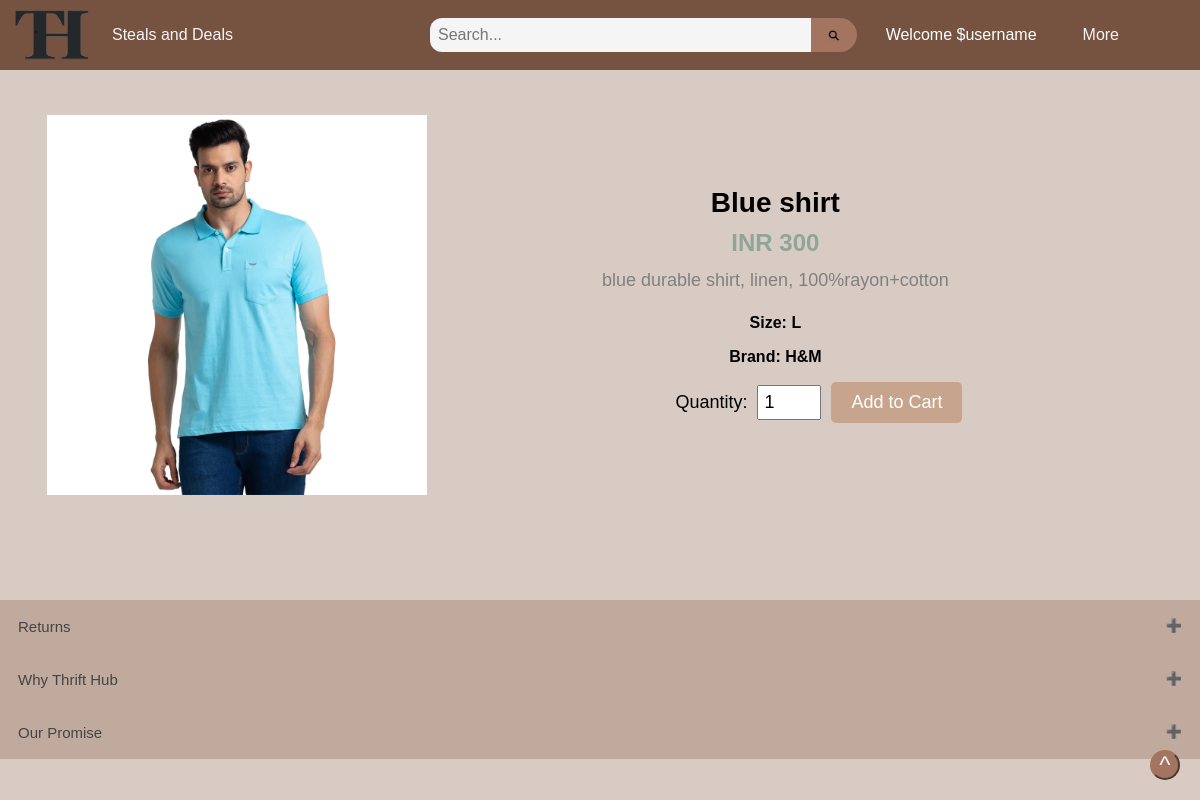
Page /product.php?product_id=27 on the committed database.
### tables this page shows
CREATE TABLE `product` (
  `product_id` int(15) NOT NULL,
  `product_name` varchar(64) NOT NULL,
  `category_id` int(15) NOT NULL,
  `description` text NOT NULL,
  `price` int(20) NOT NULL,
  `image_url` varchar(500) NOT NULL,
  `seller` varchar(50) NOT NULL,
  `brand` varchar(50) NOT NULL,
  `size` varchar(20) NOT NULL
);

### product.php (the view, shortened to what this page needs)
<?php
  $servername = "localhost";
  $username = "root";
  $password = "";
  $dbname = "thrift_hub";
  $conn = mysqli_connect($servername, $username, $password, $dbname);
  $product_id = $_GET['product_id'];
  $sql = "SELECT * FROM product WHERE product_id = $product_id";
  $result = mysqli_query($conn, $sql);
?>
<!DOCTYPE html>
<html>
  <head>
    <link rel="stylesheet" type="text/css" href="img\style.css">
    <link rel="stylesheet" type="text/css" href="img\nav.css">
  </head>
  <body bgcolor= "#d8cbc4">
  <nav>
        <div id="logo">
          <a href="homepage.php">
              <img src="img\logo.png" alt="Thrift Shopping logo" width="20%" height="20%">
          </a>
          <span id="tagline">Steals and Deals</span>
        </div>
        <form class="search-form" action="search.php" method="GET">
          <input type="text" name="query" placeholder="Search...">
          <button type="submit" ><img src="img\search-icon.png" alt="Search Icon" id="nav-search-button-img"></button>
        </form>
        <p style = "padding-right:30px; color:white;">Welcome $username</p>
        <div class="dropdown">
              <button class="dropbtn">More
              </button>
            </div>
    </nav>
  <?php
if (mysqli_num_rows($result) == 0) {
    echo "Product not found.";
  } else {
    $row = mysqli_fetch_assoc($result);
    $p_name = $row["product_name"];
    $price = $row["price"];
    $image = $row["image_url"];
    $description = $row["description"];
    $size = $row["size"];
    $brand = $row["brand"];
  }
  ?>
<div class="product-container">
  <div class="product-image">
    <img src="<?php echo $image ?>" alt="<?php echo $p_name ?>">
  </div>
  <div class="product-info">
    <h2><?php echo $p_name ?></h2>
    <p class="product-price">INR <?php echo $price ?></p>
    <p class="product-description"><?php echo $description?></p>
    <p class="product-size">Size: <?php echo $size?></p>
    <p class="product-brand">Brand: <?php echo $brand?></p>
    <form action="" method="post">
      <label for="quantity">Quantity:</label>
      <input type="number" id="quantity" name="quantity" min="1" max="10" value="1">
      <button type="submit" class="btn-add-to-cart">Add to Cart</button>
    </form>
  </div>
</div>
    <br>
    <br>
    <br>
    <button type="button" class="collapsible">Returns</button>
<button type="button" class="collapsible">Why Thrift Hub</button>
<button type="button" class="collapsible">Our Promise</button>
    <footer>
      <button class="top" onclick="topFunction()" id="back-to-top">^</button>
    </footer>
    <br>
  </body>
</html>

### img/style.css (style rules this page uses)
body { margin: 0; font-family: Arial, sans-serif; overflow-y: auto; }
footer { position: fixed; bottom: 20px; right: 20px; z-index: 13; }
.top { width: 30px; height: 30px; border-radius: 15px; font-size: 24px; font-family: "Arial"; color: whitesmoke; background-color: #a3745f; border-color: #a3745f; cursor: pointer; z-index: 40; display: flex; justify-content: center; align-items: center; }
.product-info { position: relative; text-align:center; margin-left: 75%; z-index: 30; }
@media screen and (prefers-reduced-motion: no-preference) { html { scroll-behavior: smooth; } }

### img/nav.css (style rules this page uses)
#logo { flex: 1; position: absolute; z-index: 10; top: 1%; left: 1%; }
#tagline { color: whitesmoke; flex: 1; position: absolute; z-index: 11; top: 30%; left: 25%; }
.search-form { padding-left:425px; flex: 3; display: flex; justify-content: flex-star; align-items: center; }
.search-form input[type="text"] { width: 375px; padding: 8px; border-radius: 12px 0 0 12px; border: none; outline: none; font-size: 16px; background-color: whitesmoke; color: #333; }
.search-form button[type="submit"] { height: 20px; padding: 17px; margin-left: -10px; border-radius: 12px 0 0 12px; border: none; outline: none; background-color: #a3745f; color: #fff; cursor: pointer; border-radius: 0 20px 20px 0; }
#nav-search-button-img { width: 12px; height: 12px; position: relative; bottom: 5px; left: 5; margin: 0%; }
nav { height: 50px; display:flex; justify-content: space-between; align-items: center; padding: 10px 5px; background-color: #765341; }
.dropdown { align-items: right; margin-right: 60px; float: left; overflow: hidden; }
.dropdown .dropbtn { border-radius: 10px; font-size: 16px; border: none; outline: none; color: whitesmoke; padding: 14px 16px; background-color: inherit; font-family: inherit; margin: 0; }

### product.php (style rules this page uses)
.product-container { display: flex; align-items: center; justify-content: space-between; margin-bottom: 30px; width: 30%; margin-top:2%; background-color: #d8cbc4; border: 1px solid #d8cbc4; border-radius: 5px; padding: 20px; box-sizing: border-box; }
.product-image { margin-left:5%; width: 400px; min-width: 400px; }
.product-image img { max-width: 400px; height: 380px; display: block; margin: 0 auto; }
.product-info { width: 60%; min-width: 200px; max-width:600px; margin-left: 30px; }
.product-info h2 { font-size: 28px; margin: 0 0 10px; }
.product-price { color: #8fa598; font-size: 24px; font-weight: bold; margin: 0 0 10px; }
.product-description { width: 200%; max-width:900px; color: #808080; font-size: 18px; margin: 0 -100px 20px; text-align: center; line-height: 1.5; }
.product-size { font-weight:bold; }
.product-brand { font-weight:bold; }
form { display: flex; align-items: center; width:295px; }
label { font-size: 18px; margin-right: 10px; }
input[type="number"] { width: 50px; font-size: 18px; padding: 5px; margin-right: 10px; }
.btn-add-to-cart { display:flex; max-width:300px; padding: 10px 20px; font-size: 18px; color: #fff; background-color: #c7a58d; border: none; border-radius: 5px; cursor: pointer; }
.collapsible { background-color: #c0aa9e; color: #444; cursor: pointer; padding: 18px; width: 100%; border: none; text-align: left; outline: none; font-size: 15px; }
.collapsible:after { content: '\02795'; font-size: 13px; color: white; float: right; margin-left: 5px; }

### rows in the picture
product: image_url (picture), product_name "Blue shirt", price "300", description "blue durable shirt, linen, 100%rayon+cotton", size "L", brand "H&M"
